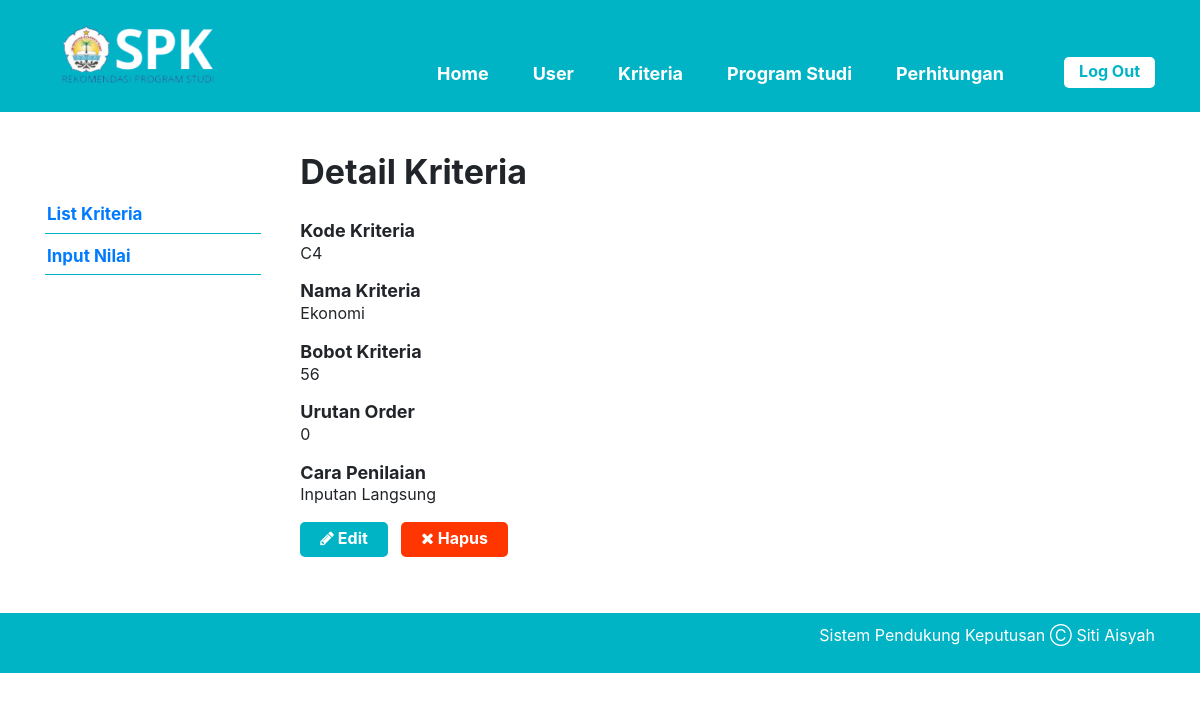
Page /single-kriteria.php?id=4 (signed in) on the committed database.
### tables this page shows
CREATE TABLE `kriteria` (
  `id_kriteria` int(10) NOT NULL,
  `kode` varchar(4) NOT NULL,
  `nama_kriteria` varchar(30) NOT NULL,
  `bobot` float NOT NULL,
  `ada_pilihan` tinyint(1) NOT NULL,
  `urutan_order` int(2) NOT NULL
);

### single-kriteria.php (the view, shortened to what this page needs)
<?php require_once('includes/init.php'); ?>
<?php
$ada_error = false;
$result = '';
$id_kriteria = (isset($_GET['id'])) ? trim($_GET['id']) : '';
if(!$id_kriteria) {
	$ada_error = 'Maaf, data tidak dapat diproses.';
} else {
	$query = $pdo->prepare('SELECT * FROM kriteria WHERE kriteria.id_kriteria = :id_kriteria');
	$query->execute(array('id_kriteria' => $id_kriteria));
	$result = $query->fetch();
}
?>
<?php
$judul_page = 'Detail Kriteria';
require_once('template-parts/header.php');
?>
	<div class="main-content-row">
	<div class="container clearfix">
		<?php include_once('template-parts/sidebar-kriteria.php'); ?>
		<div class="main-content the-content">
			<h1><?php echo $judul_page; ?></h1>
			<?php if($ada_error): ?>
				<?php echo '<p>'.$ada_error.'</p>'; ?>
			<?php elseif(!empty($result)): ?>
				<h4>Kode Kriteria</h4>
				<p><?php echo $result['kode']; ?></p>
				<h4>Nama Kriteria</h4>
				<p><?php echo $result['nama_kriteria']; ?></p>
				<h4>Bobot Kriteria</h4>
				<p><?php echo $result['bobot']; ?></p>
				<h4>Urutan Order</h4>
				<p><?php echo $result['urutan_order']; ?></p>
				<h4>Cara Penilaian</h4>
				<p><?php
				if($result['ada_pilihan'] == 1) {
					echo 'Menggunakan Pilihan Variabel';
				} else {
					echo 'Inputan Langsung';
				}
				?></p>
				<p><a href="edit-kriteria.php?id=<?php echo $id_kriteria; ?>" class="button"><span class="fa fa-pencil"></span> Edit</a> &nbsp; <a href="hapus-kriteria.php?id=<?php echo $id_kriteria; ?>" class="button button-red yaqin-hapus"><span class="fa fa-times"></span> Hapus</a></p>
			<?php endif; ?>
		</div>
	</div>
	</div>
<?php
require_once('template-parts/footer.php');

### stylesheets/style.css (style rules this page uses)
html,body,div,span,applet,object,iframe,h1,h2,h3,h4,h5,h6,p,blockquote,pre,a,abbr,acronym,address,big,cite,code,del,dfn,em,img,ins,kbd,q,s,samp,small,strike,strong,sub,sup,tt,var,b,u,i,center,dl,dt,dd,ol,ul,li,fieldset,form,label,legend,table,caption,tbody,tfoot,thead,tr,th,td,article,aside,canvas,details,embed,figure,figcaption,footer,header,hgroup,menu,nav,output,ruby,section,summary,time,mark,audio,video { margin:0;padding:0;border:0;font-size:100%;vertical-align:baseline }
body { line-height:1 }
*,*:before,*:after { -moz-box-sizing:border-box;-webkit-box-sizing:border-box;box-sizing:border-box }
.clearfix:before,.clearfix:after { content:" ";display:table }
.clear,.clearfix:after { clear:both }
a { color:#00b4c6;text-decoration:none }
.container { max-width:1100px;margin:0 auto;position:relative;padding:0 30px }
body { background:#00b4c6;font-family:"PT Sans",sans-serif;color:#727272;font-size:14px;line-height:1.3;font-weight:500 }
h1,h2,h3,h4,h5,h6 { font-weight:300 }
.the-content { font-size:16px;line-height:1.42857 }
.the-content a { color:#519133 }
.the-content h1,.the-content h2,.the-content h3,.the-content h4,.the-content h5,.the-content h6 { font-weight:700 }
.the-content h1 { font-size:34px;margin:0.8em 0 0.8em;padding:0;line-height:1.2 }
.the-content h4 { font-size:18px;margin:0.8em 0 0 }
.the-content blockquote,.the-content table,.the-content p,.the-content ul,.the-content ol,.the-content dd,.the-content pre,.the-content iframe,.the-content .flxmap-container,.the-content hr { margin-bottom:1em }
.the-content>h1:first-child,.the-content>h3:first-child,.the-content>h2:first-child { margin-top:0 }
.fa { display:inline-block;font:normal normal normal 14px/1 FontAwesome;font-size:inherit;text-rendering:auto;-webkit-font-smoothing:antialiased;-moz-osx-font-smoothing:grayscale }
.fa-remove:before,.fa-close:before,.fa-times:before { content:"\f00d" }
.fa-pencil:before { content:"\f040" }
button,a { -webkit-transition:all .2s ease;-moz-transition:all .2s ease;-o-transition:all .2s ease;transition:all 0.2s ease }
.the-content .button,.button { background:#00b4c6;color:#fff;display:inline-block;font-size:16px;font-weight:700;line-height:1.2;border:0;font-family:inherit;padding:7px 20px 9px;cursor:pointer;border-radius:5px }
.the-content .button-red,.button-red { background:#ff3600 }
.main-content { float:right;width:77%;padding:40px 0 }

### rows in the picture
kriteria: kode "C4", nama_kriteria "Ekonomi", bobot "56", urutan_order "0"

### other values in the picture
$judul_page "Detail Kriteria"
